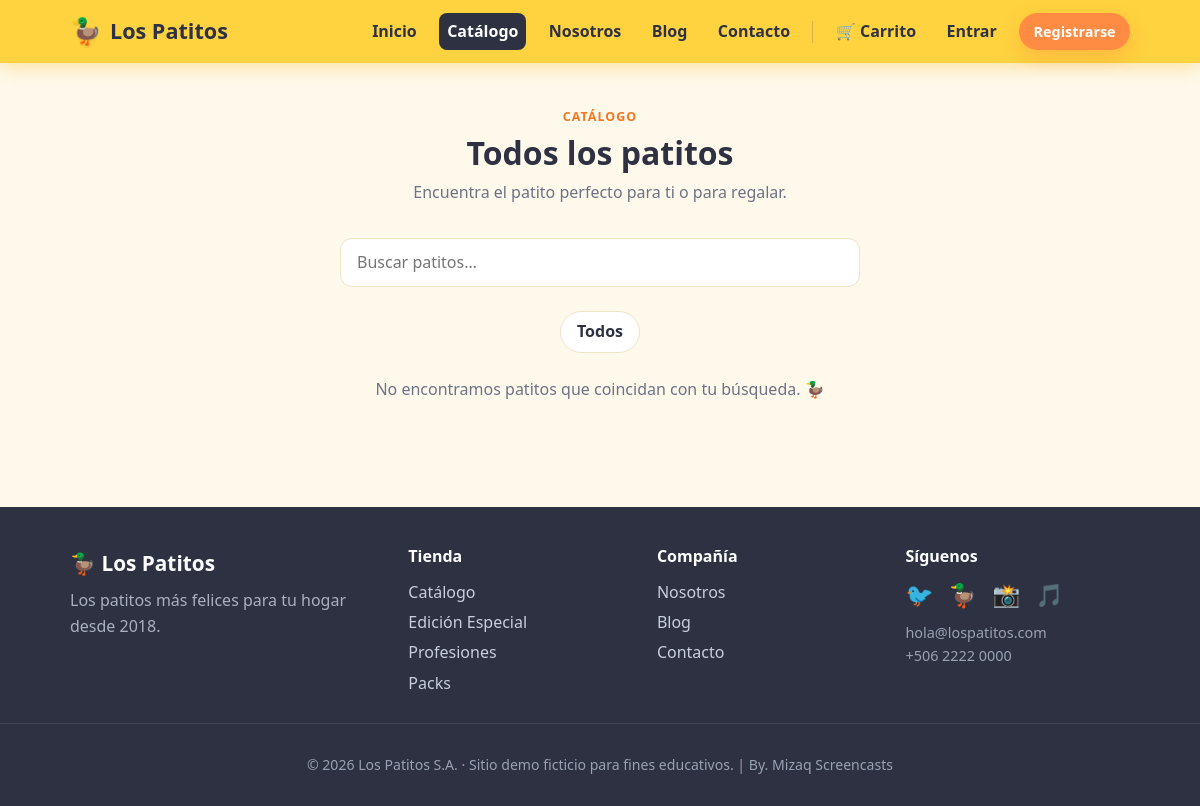
Page /productos.php?categoria=clasicos on the earlier database version.
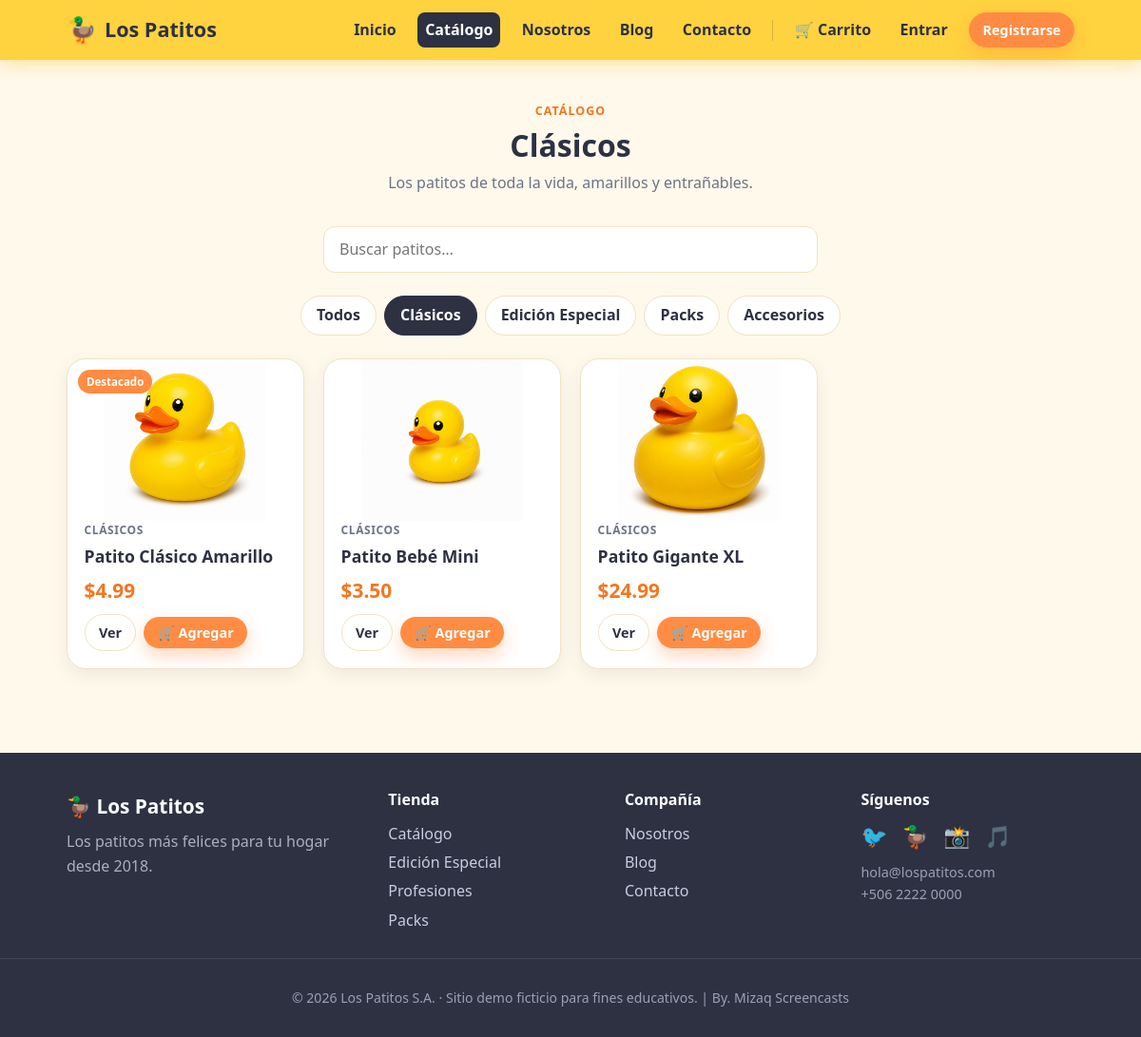
Same page on the later database version.
### tables this page shows
CREATE TABLE IF NOT EXISTS categorias (
    id BIGINT UNSIGNED AUTO_INCREMENT PRIMARY KEY,
    nombre VARCHAR(80) NOT NULL,
    slug VARCHAR(80) NOT NULL,
    descripcion VARCHAR(255) NULL,
    UNIQUE KEY uk_categorias_slug (slug)
);

CREATE TABLE IF NOT EXISTS productos (
    id BIGINT UNSIGNED AUTO_INCREMENT PRIMARY KEY,
    categoria_id BIGINT UNSIGNED NULL,
    nombre VARCHAR(120) NOT NULL,
    slug VARCHAR(120) NOT NULL,
    descripcion TEXT NULL,
    precio DECIMAL(10, 2) NOT NULL DEFAULT 0.00,
    emoji VARCHAR(16) NOT NULL DEFAULT '🦆',
    imagen VARCHAR(255) NULL,
    color_hex VARCHAR(7) NOT NULL DEFAULT '#FFD23F',
    stock INT NOT NULL DEFAULT 0,
    destacado TINYINT(1) NOT NULL DEFAULT 0,
    estado ENUM('activo', 'inactivo') NOT NULL DEFAULT 'activo',
    fecha_creacion TIMESTAMP NOT NULL DEFAULT CURRENT_TIMESTAMP,
    UNIQUE KEY uk_productos_slug (slug),
    KEY idx_productos_categoria (categoria_id),
    CONSTRAINT fk_productos_categoria FOREIGN KEY (categoria_id)
        REFERENCES categorias (id) ON DELETE SET NULL
);

### includes/helpers.php (called while the page is built, shortened)
<?php
function e(?string $value): string
{
    return htmlspecialchars((string) $value, ENT_QUOTES, 'UTF-8');
}

### includes/auth.php (called while the page is built, shortened)
<?php
require_once __DIR__ . '/../config.php';
require_once __DIR__ . '/helpers.php';
function is_authenticated(): bool
{
    return !empty($_SESSION['user_id']);
}
function current_user(): ?array
{
    if (!is_authenticated()) {
        return null;
    }
    $user = find_user_by_id((int) $_SESSION['user_id']);
    return $user;
}

### config.php (called while the page is built, shortened)
<?php
function db(): PDO
{
    static $pdo = null;
    if ($pdo instanceof PDO) {
        return $pdo;
    }
    $dsn = sprintf(
        'mysql:host=%s;port=%s;dbname=%s;charset=utf8mb4',
        DB_HOST,
        DB_PORT,
        DB_NAME
    );
    $options = [
        PDO::ATTR_ERRMODE => PDO::ERRMODE_EXCEPTION,
        PDO::ATTR_DEFAULT_FETCH_MODE => PDO::FETCH_ASSOC,
        PDO::ATTR_EMULATE_PREPARES => false,
    ];
    $pdo = new PDO($dsn, DB_USER, DB_PASS, $options);
    return $pdo;
}

### includes/catalog.php (called while the page is built, shortened)
<?php
require_once __DIR__ . '/../config.php';
function get_categorias(): array
{
    return db()->query('SELECT id, nombre, slug, descripcion FROM categorias ORDER BY id')
        ->fetchAll();
}
function get_categoria_por_slug(string $slug): ?array
{
    $stmt = db()->prepare('SELECT id, nombre, slug, descripcion FROM categorias WHERE slug = :slug LIMIT 1');
    $stmt->execute(['slug' => $slug]);
    return $stmt->fetch() ?: null;
}
function get_productos(?string $categoriaSlug = null, ?string $busqueda = null): array
{
    $sql = "SELECT p.id, p.nombre, p.slug, p.descripcion, p.precio, p.emoji, p.imagen, p.color_hex,
                   p.stock, p.destacado, c.nombre AS categoria, c.slug AS categoria_slug
            FROM productos p
            LEFT JOIN categorias c ON c.id = p.categoria_id
            WHERE p.estado = 'activo'";
    $params = [];
    if ($categoriaSlug !== null && $categoriaSlug !== '') {
        $sql .= ' AND c.slug = :categoria';
        $params['categoria'] = $categoriaSlug;
    }
    $sql .= ' ORDER BY p.destacado DESC, p.nombre ASC';
    $stmt = db()->prepare($sql);
    $stmt->execute($params);
    return $stmt->fetchAll();
}

### productos.php (the view, shortened to what this page needs)
<?php
require_once __DIR__ . '/config.php';
require_once __DIR__ . '/includes/layout.php';
require_once __DIR__ . '/includes/catalog.php';
$categoriaSlug = trim((string) ($_GET['categoria'] ?? ''));
$busqueda = trim((string) ($_GET['q'] ?? ''));
$categorias = get_categorias();
$categoriaActual = $categoriaSlug !== '' ? get_categoria_por_slug($categoriaSlug) : null;
$productos = get_productos($categoriaActual ? $categoriaSlug : null, $busqueda !== '' ? $busqueda : null);
render_header('Catálogo', 'productos');
?>
<section class="section">
    <div class="container">
        <div class="section__head">
            <span class="eyebrow">Catálogo</span>
            <h2><?= $categoriaActual ? e($categoriaActual['nombre']) : 'Todos los patitos' ?></h2>
            <p><?= $categoriaActual ? e($categoriaActual['descripcion']) : 'Encuentra el patito perfecto para ti o para regalar.' ?></p>
        </div>
        <form method="get" class="form" style="max-width:520px;margin:0 auto 1.5rem;">
            <div class="form__group">
                <input type="search" name="q" value="<?= e($busqueda) ?>" placeholder="Buscar patitos…" aria-label="Buscar">
            </div>
        </form>
        <div class="chips">
            <a class="chip<?= $categoriaSlug === '' ? ' is-active' : '' ?>" href="productos.php">Todos</a>
            <?php foreach ($categorias as $c): ?>
                <a class="chip<?= $categoriaSlug === $c['slug'] ? ' is-active' : '' ?>" href="productos.php?categoria=<?= e($c['slug']) ?>"><?= e($c['nombre']) ?></a>
            <?php endforeach; ?>
        </div>
        <?php if ($productos === []): ?>
            <p class="text-center muted">No encontramos patitos que coincidan con tu búsqueda. 🦆</p>
        <?php else: ?>
            <div class="grid grid--products">
                <?php foreach ($productos as $p): ?>
                    <article class="product">
                        <div class="product__media" style="background: <?= e($p['color_hex']) ?>22;">
                            <?php if ((int) $p['destacado'] === 1): ?><span class="product__tag">Destacado</span><?php endif; ?>
                            <?= producto_img($p, 'media-img') ?>
                        </div>
                        <div class="product__body">
                            <span class="product__cat"><?= e($p['categoria'] ?? 'General') ?></span>
                            <h3 class="product__name"><a href="producto.php?slug=<?= e($p['slug']) ?>"><?= e($p['nombre']) ?></a></h3>
                            <div class="product__price"><?= e(money($p['precio'])) ?></div>
                            <div class="product__foot">
                                <a class="button button--ghost button--sm" href="producto.php?slug=<?= e($p['slug']) ?>">Ver</a>
                                <form method="post" action="carrito.php" style="margin:0;">
                                    <button type="submit" class="button button--primary button--sm">🛒 Agregar</button>
                                </form>
                            </div>
                        </div>
                    </article>
                <?php endforeach; ?>
            </div>
        <?php endif; ?>
    </div>
</section>
<?php
render_footer();

### includes/layout.php (shortened to what this page needs)
<?php
require_once __DIR__ . '/helpers.php';
require_once __DIR__ . '/auth.php';
function nav_links(): array
{
    return [
        'inicio'    => ['Inicio', 'index.php'],
        'productos' => ['Catálogo', 'productos.php'],
        'nosotros'  => ['Nosotros', 'nosotros.php'],
        'blog'      => ['Blog', 'blog.php'],
        'contacto'  => ['Contacto', 'contacto.php'],
    ];
}
function render_header(string $title, string $active = ''): void
{
    $user = current_user();
    $cartCount = cart_count();
    ?>
<!DOCTYPE html>
<html lang="es">
<head>
    <link rel="stylesheet" href="assets/css/styles.css">
</head>
<body>
    <header class="navbar">
        <div class="navbar__inner">
            <a class="navbar__brand" href="index.php">
                <span class="navbar__logo">🦆</span>
                <span class="navbar__name">Los Patitos</span>
            </a>
            <nav class="navbar__nav">
                <?php foreach (nav_links() as $key => [$label, $href]): ?>
                    <a
                        class="navbar__link<?= $active === $key ? ' is-active' : '' ?>"
                        href="<?= e($href) ?>"
                    ><?= e($label) ?></a>
                <?php endforeach; ?>
                <?php if ($user): ?>
                    <a class="navbar__link<?= $active === 'carrito' ? ' is-active' : '' ?>" href="carrito.php">
                        🛒 Carrito<?php if ($cartCount > 0): ?> <span class="navbar__badge"><?= (int) $cartCount ?></span><?php endif; ?>
                    </a>
                    <a class="navbar__link<?= $active === 'cuenta' ? ' is-active' : '' ?>" href="dashboard.php">Mi cuenta</a>
                    <form method="post" action="logout.php" class="navbar__logout">
                        <?= csrf_input() ?>
                        <button type="submit" class="button button--ghost button--sm">Salir</button>
                    </form>
                <?php else: ?>
                    <a class="navbar__link<?= $active === 'carrito' ? ' is-active' : '' ?>" href="carrito.php">
                        🛒 Carrito<?php if ($cartCount > 0): ?> <span class="navbar__badge"><?= (int) $cartCount ?></span><?php endif; ?>
                    </a>
                    <a class="navbar__link" href="login.php">Entrar</a>
                    <a class="button button--primary button--sm" href="registro.php">Registrarse</a>
                <?php endif; ?>
            </nav>
        </div>
    </header>
    <main class="site-main">
<?php
}
function render_footer(): void
{
    $year = '2026';
    ?>
    </main>
    <footer class="footer">
        <div class="footer__inner">
            <div class="footer__col">
                <div class="footer__brand"><span>🦆</span> Los Patitos</div>
                <p class="footer__tagline">Los patitos más felices para tu hogar desde 2018.</p>
            </div>
            <div class="footer__col">
                <h4>Tienda</h4>
                <a href="productos.php">Catálogo</a>
                <a href="productos.php?categoria=edicion-especial">Edición Especial</a>
                <a href="productos.php?categoria=profesiones">Profesiones</a>
                <a href="productos.php?categoria=packs">Packs</a>
            </div>
            <div class="footer__col">
                <h4>Compañía</h4>
                <a href="nosotros.php">Nosotros</a>
                <a href="blog.php">Blog</a>
                <a href="contacto.php">Contacto</a>
            </div>
            <div class="footer__col">
                <h4>Síguenos</h4>
                <p class="footer__social">🐦 🦆 📸 🎵</p>
                <p class="footer__muted">hola@lospatitos.com<br>+506 2222 0000</p>
            </div>
        </div>
        <div class="footer__bottom">
            <p>© <?= e($year) ?> Los Patitos S.A. · Sitio demo ficticio para fines educativos. | By. Mizaq Screencasts</p>
        </div>
    </footer>
</body>
</html>
<?php
}
function money(float|string|int $amount): string
{
    return '$' . number_format((float) $amount, 2, '.', ',');
}
function producto_img(array $datos, string $class = 'media-img'): string
{
    $src = trim((string) ($datos['imagen'] ?? ''));
    $nombre = e((string) ($datos['nombre'] ?? $datos['nombre_producto'] ?? 'Producto'));
    if ($src !== '') {
        return '<img class="' . e($class) . '" src="' . e($src) . '" alt="' . $nombre . '" loading="lazy">';
    }
    return '<span class="' . e($class) . ' media-img--emoji">' . e((string) ($datos['emoji'] ?? '🦆')) . '</span>';
}

Differences in the rows shown:
added categorias: nombre "Clásicos", descripcion "Los patitos de toda la vida, amarillos y entrañables.", slug "clasicos" (drawn)
added categorias: nombre "Edición Especial"
added categorias: nombre "Packs"
added categorias: nombre "Accesorios"
added productos: destacado "Destacado", imagen (picture), categoria.nombre "CLÁSICOS", nombre "Patito Clásico Amarillo", precio "$4.99"
added productos: imagen (picture), categoria.nombre "CLÁSICOS", nombre "Patito Bebé Mini", precio "$3.50"
added productos: imagen (picture), categoria.nombre "CLÁSICOS", nombre "Patito Gigante XL", precio "$24.99"
Other differences:
text no longer shown: "Todos los patitos Encuentra el patito perfecto para ti o para regalar. No encontramos patitos que coincidan con tu búsqueda. 🦆"
